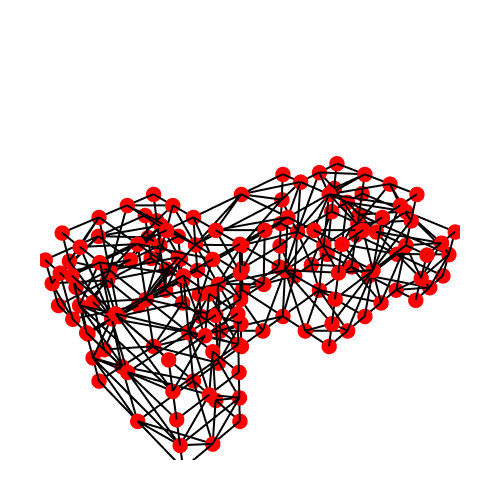

Source (notebook cell):
### Markdown cell above
# Show Graph

### Code cell
Topology.Show(g1,
              vertexSizeKey="size",
              vertexColorKey="color",
              edgeWidthKey="width",
              edgeColorKey="color",
              faceOpacity=0.3,
              backgroundColor="white",
              width=500,
              height=500,
              renderer=renderer)

### Figure 1 — Plotly figure (JSON) as saved in the notebook; plotly's stock layout.template omitted (floating-point values rounded to 4 significant figures; data arrays with more than 128 entries replaced by an {"elided": "..."} marker saying what was removed)
{"data": [{"hoverinfo": "text", "hovertext": [], "legendgroup": "2", "legendrank": 2, "line": {"color": "#000000", "dash": "solid", "width": 4}, "marker": {"color": "#000000", "size": 1, "symbol": "circle"}, "mode": "markers+lines", "name": "1: Untitled Graph (Edges)", "showlegend": false, "text": [], "type": "scatter3d", "x": {"elided": "1347 float values"}, "y": {"elided": "1347 float values"}, "z": {"elided": "1347 int values"}}, {"customdata": {"elided": "151 str values"}, "hoverinfo": "text", "hovertemplate": {"elided": "151 str values"}, "hovertext": {"elided": "151 str values"}, "legendgroup": "1", "legendrank": 1, "marker": {"color": {"elided": "151 str values"}, "line": {"width": 0}, "opacity": 1, "size": {"elided": "151 int values"}, "sizemode": "diameter", "symbol": "circle"}, "mode": "markers", "name": "1: Untitled Graph (Vertices)", "showlegend": false, "text": {"elided": "151 str values"}, "type": "scatter3d", "x": {"elided": "151 float values"}, "y": {"elided": "151 float values"}, "z": {"elided": "151 int values"}}], "layout": {"autosize": true, "height": 500, "margin": {"b": 40, "l": 40, "r": 40, "t": 40}, "paper_bgcolor": "#FFFFFF", "plot_bgcolor": "#FFFFFF", "scene": {"aspectmode": "data", "camera": {"center": {"x": 0, "y": 0, "z": 0}, "eye": {"x": -1.25, "y": -1.25, "z": 1.25}, "projection": {"type": "perspective"}, "up": {"x": 0, "y": 0, "z": 1}}, "xaxis": {"visible": false}, "yaxis": {"visible": false}, "zaxis": {"visible": false}}, "showlegend": true, "width": 500, "xaxis": {"showgrid": false, "visible": false, "zeroline": false}, "yaxis": {"showgrid": false, "visible": false, "zeroline": false}}}
